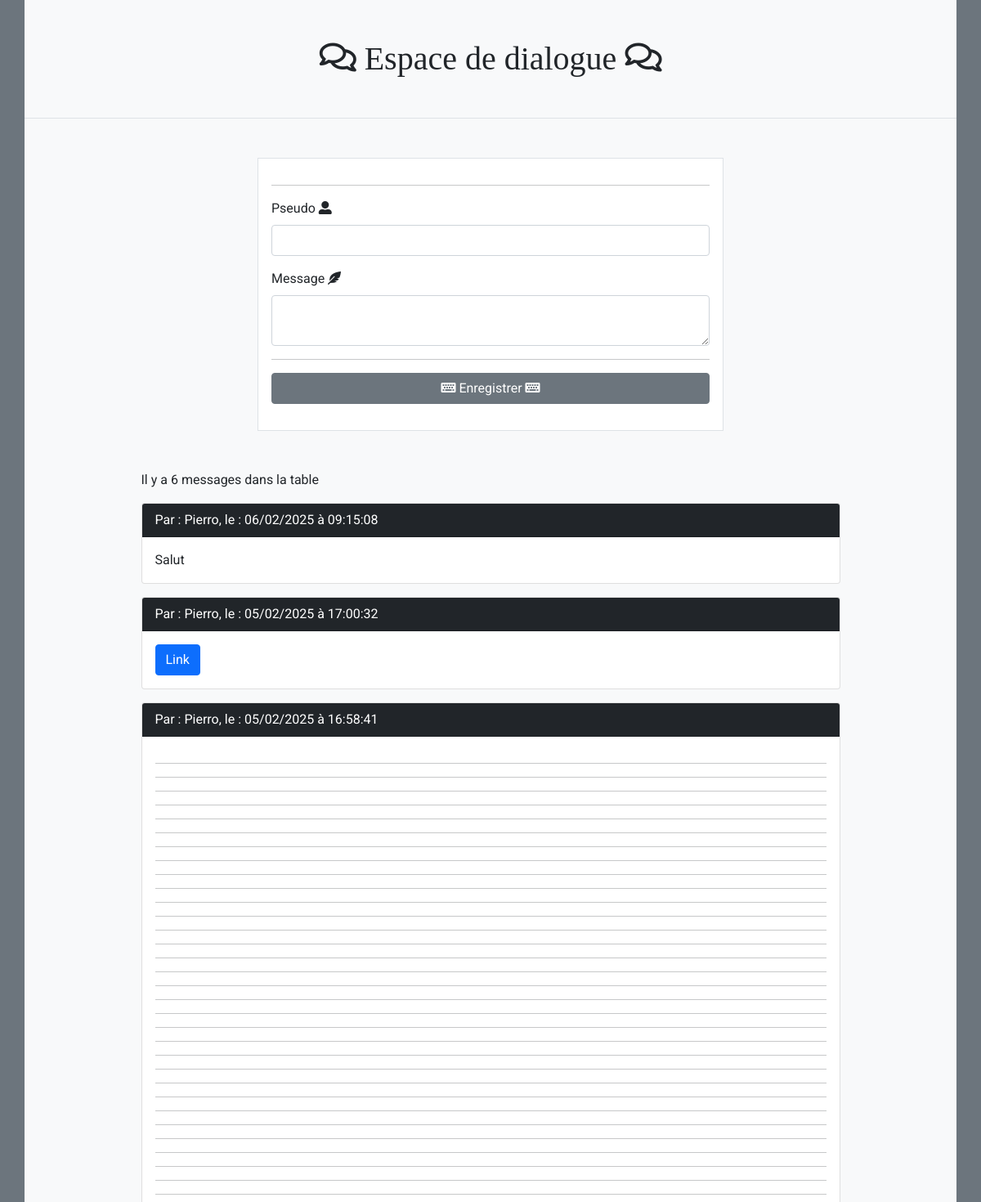
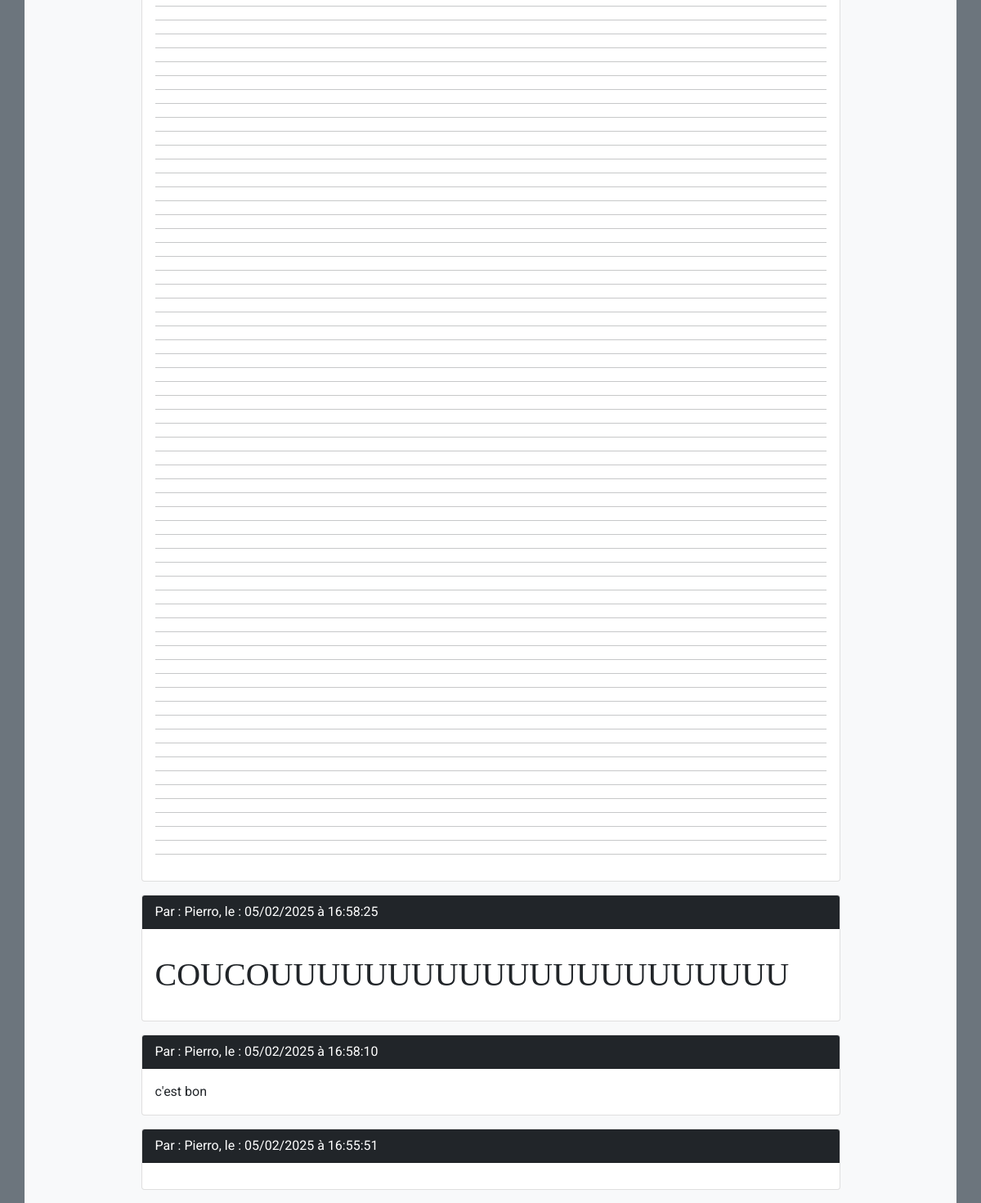
/ExerciceChat/dialogueOO.php, run on the app's committed database (2 pictures, top to bottom).
### tables this page shows
CREATE TABLE IF NOT EXISTS `commentaire` (
  `id_commentaire` int NOT NULL AUTO_INCREMENT,
  `pseudo` varchar(255) NOT NULL,
  `message` text NOT NULL,
  `date_enregistrement` datetime NOT NULL,
  PRIMARY KEY (`id_commentaire`)
);

### ExerciceChat/Classes/Commentaire.class.php (called while the page is built, shortened)
<?php
class Commentaire
{
    public function selectAllMessages($pdo)
    {
       return $pdo->query("SELECT pseudo, message, date_format(date_enregistrement, '%d/%m/%Y à %H:%i:%s') AS date_fr FROM commentaire ORDER BY date_enregistrement DESC")->fetchAll();
    }
}

### ExerciceChat/dialogueOO.php (the view, shortened to what this page needs)
<?php
require_once("Classes/Commentaire.class.php");
$host = "mysql:host=localhost;dbname=dialogue2";
$login = "root";
$password = "";
$options = array(
    PDO::ATTR_ERRMODE => PDO::ERRMODE_WARNING,
    PDO::ATTR_DEFAULT_FETCH_MODE => PDO::FETCH_ASSOC
);
try {
    $pdo = new PDO($host, $login, $password, $options);
} catch (PDOException $e) {
    echo "Site indisponible, repassez plus tard";
    die;
}
$commentaire = new Commentaire;
$commentaires = $commentaire->selectAllMessages($pdo);
?>
<!DOCTYPE html>
<html lang="fr">
<head>
    <link href="https://cdn.jsdelivr.net/npm/bootstrap@5.0.1/dist/css/bootstrap.min.css" rel="stylesheet">
    <link rel="stylesheet" href="https://cdnjs.cloudflare.com/ajax/libs/font-awesome/5.15.3/css/all.min.css" />
</head>
<body class="bg-secondary">
    <div class="container bg-light g-0">
        <div class='row '>
            <div class="col-12">
                <h2 class="text-center text-dark fs-1 bg-light p-5 border-bottom"><i class="far fa-comments"></i> Espace de dialogue <i class="far fa-comments"></i></h2>
                <form method="post" class="mt-5 mx-auto w-50 border p-3 bg-white">
                    <hr>
                    <div class="mb-3">
                        <label for="pseudo" class="form-label">Pseudo <i class="fas fa-user-alt"></i></label>
                        <input type="text" class="form-control" id="pseudo" name="pseudo">
                    </div>
                    <div class="mb-3">
                        <label for="message" class="form-label">Message <i class="fas fa-feather-alt"></i></label>
                        <textarea class="form-control" id="message" name="message"></textarea>
                    </div>
                    <div class="mb-3">
                        <hr>
                        <button type="submit" class="btn btn-secondary w-100" id="enregistrer" name="enregistrer"><i class="fas fa-keyboard"></i> Enregistrer <i class="fas fa-keyboard"></i></button>
                    </div>
                </form>
            </div>
        </div>
        <div class='row mt-5'>
            <div class="col-12">
                <p class="w-75 mx-auto mb-3">Il y a <?= count($commentaires)  ?> messages dans la table</p>
                <?php
                foreach($commentaires AS $comment) {
                    echo '<div class="card w-75 mx-auto mb-3">
                                    <div class="card-header bg-dark text-white">
                                        Par : ' . $comment['pseudo'] . ', le : ' . $comment['date_fr'] . '
                                    </div>
                                    <div class="card-body">
                                        <p class="card-text">' .$comment['message'] . '</p>
                                    </div>
                                </div>';
                }
                ?>
            </div>
        </div>
    </div>
</body>
</html>

### ExerciceChat/dialogueOO.php (style rules this page uses)
* { font-family: 'Roboto', sans-serif; }
h1, h2, h3, h4, h5, h6 { font-family: 'Playfair Display', serif; }

### data on the page
commentaire: pseudo "Pierro", date_fr "06/02/2025 à 09:15:08", message "Salut"
commentaire: pseudo "Pierro", date_fr "05/02/2025 à 17:00:32", message "Link"
commentaire: pseudo "Pierro", date_fr "05/02/2025 à 16:58:41"
commentaire: pseudo "Pierro", date_fr "05/02/2025 à 16:58:25", message "COUCOUUUUUUUUUUUUUUUUUUUUUU"
commentaire: pseudo "Pierro", date_fr "05/02/2025 à 16:58:10", message "c'est bon"
commentaire: pseudo "Pierro", date_fr "05/02/2025 à 16:55:51"

### other printed values
count($commentaires) "6"
